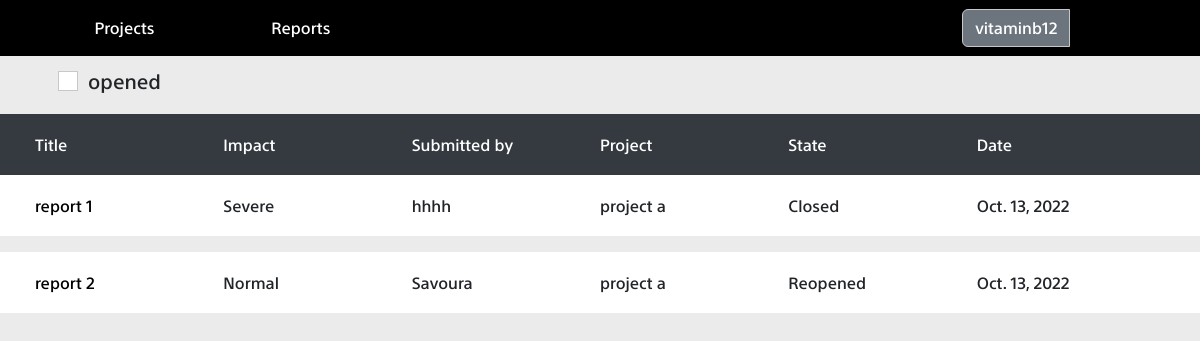
Before: /reports (signed in) with the older database file.
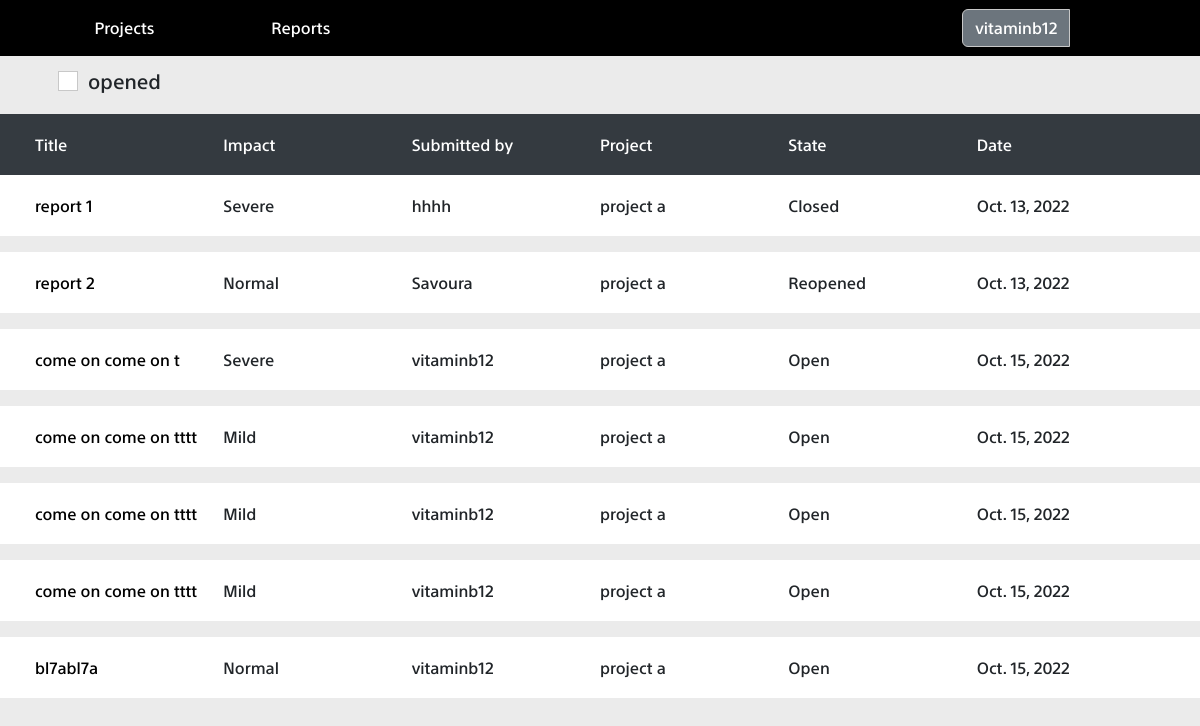
After: the same page with the newer database file.
### report/models.py (models this page shows, shortened)
class report(models.Model):
    title = models.CharField(max_length=30)
    options = (
        ("Severe", "severe")
        , ("Normal", "normal")
        , ("Mild", "mild")
    )
    severity = models.CharField(max_length=20, choices=options, default="severe")
    description = models.TextField()
    attachment = models.FileField(upload_to='static/uploads/', blank=True)
    states = (
        ("Open", "open")
        , ("Closed", "closed")
        , ("Reopened", "reopened")
    )
    state = models.CharField(max_length=20, choices=states, default="open")
    date_added = models.DateField()
    reported_by = models.ForeignKey(User, related_name="submitter", on_delete=models.SET_NULL, null=True)
    assigned_to = models.ManyToManyField(User ,related_name="assign")
    belongs_to = models.ForeignKey(project, on_delete=models.CASCADE , null=True, blank=True)

### project/models.py (models this page shows, shortened)
class project(models.Model):
	name = models.CharField(max_length = 40)
	date_added = models.DateField()
	bugs_count = models.IntegerField()

### report/views.py (the view)
# urls.py: path('reports' , all_reports , name="reports"),
@login_required(login_url = "signin")
def all_reports(request):
    reports = report.objects.all()
    context = {"reports": reports}
    if request.method == 'GET' and request.headers.get("ajax") == "true" and request.headers.get(
            "ajaxFunction") == "showOpen" and request.headers.get("method") == "open":
        rep = reports.exclude(state="Closed")
        return reports_collection_to_json(rep)
    elif request.method == 'GET' and request.headers.get("ajax") == "true" and request.headers.get(
            "ajaxFunction") == "showOpen" and request.headers.get("method") == "all":
        return reports_collection_to_json(reports)
    return render(request, "reports.html", context)

### templates/reports.html (shortened to what this page needs)
{% extends "base.html" %}
{% load static %}
{% block css_files %}
    <link rel="stylesheet" href="{% static 'bootstrap.min.css' %}">
    <link rel="stylesheet" href="{% static 'base.css' %}">
    <link rel="stylesheet" href="{% static 'home.css' %}">
{% endblock %}
{% block content %}
<div id="filter_opened"><div class="form-check mx-5">
        <input class="form-check-input" type="checkbox" value="" id="openfilter">
        <label class="form-check-label" for="flexCheckDefault">
             opened
        </label>
    </div></div>
<table id="reports_table" class="mt-3">
            <thead id="projects_head">
                <tr class="project_row">
                    <td class="project_cell">Title</td>
                    <td  class="project_cell">Impact</td>
                    <td class="project_cell">Submitted by</td>
                    <td class="project_cell">Project</td>
                    <td class="project_cell">State</td>
                    <td class="project_cell">Date</td>
                </tr>
            </thead>
        <tbody id="table_body">
        {% for report in reports %}
            <tr class="project_row data_row mb-3">
                <td class="project_cell project_data"><a href="{% url 'reports' %}/{{ report.id }}" class="black_color">{{ report.title }}</a></td>
                <td class="project_cell project_data">{{ report.severity }}</td>
                <td class="project_cell project_data">{{ report.reported_by }}</td>
                <td class="project_cell project_data">{{ report.belongs_to.name }}</td>
                <td class="project_cell project_data">{{ report.state }}</td>
                <td class="project_cell project_data">{{ report.date_added }}</td>
            </tr>
        {% endfor %}
        </tbody>
    </table>
{% endblock %}

Changed rows visible on the page:
added report: title "come on come on t", severity "Severe", reported_by "vitaminb12", belongs_to.name "project a", state "Open", date_added "Oct. 15, 2022"
added report: title "come on come on tttt", severity "Mild", reported_by "vitaminb12", belongs_to.name "project a", state "Open", date_added "Oct. 15, 2022"
added report: title "come on come on tttt", severity "Mild", reported_by "vitaminb12", belongs_to.name "project a", state "Open", date_added "Oct. 15, 2022"
added report: title "come on come on tttt", severity "Mild", reported_by "vitaminb12", belongs_to.name "project a", state "Open", date_added "Oct. 15, 2022"
added report: title "bl7abl7a", severity "Normal", reported_by "vitaminb12", belongs_to.name "project a", state "Open", date_added "Oct. 15, 2022"
